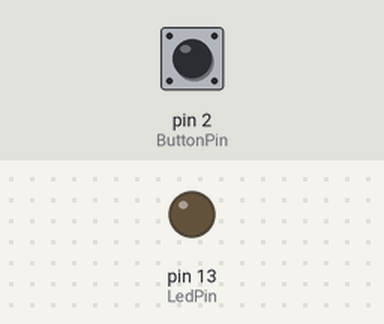
Simulated run of this sketch. Board: Arduino Uno, built with avr-gcc and run on an emulated ATmega328P. Shown: output pins drawn as LEDs (lit = HIGH). The inputs (shaded band) are chosen by the test bench; at power-on: pin 2 (ButtonPin) HIGH.

Above: at 1.2 s.
1.3 s: pin 2 (ButtonPin) pulled LOW for 0.15 s
At 1.37 s:
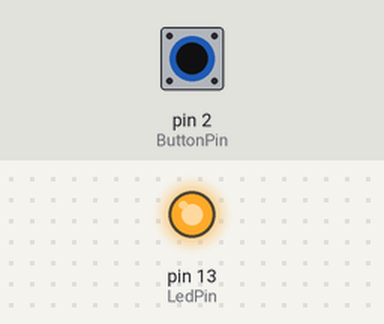
2.9 s: pin 2 (ButtonPin) pulled LOW for 3.2 s
At 7.3 s:
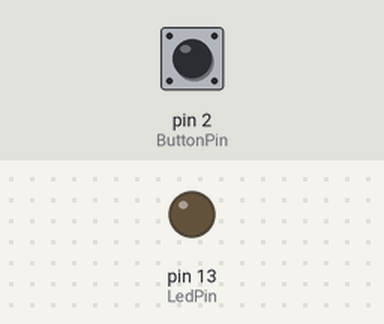
Timing chart, 0 to 8.8 s (numbered marks = the images above; inputs shaded):
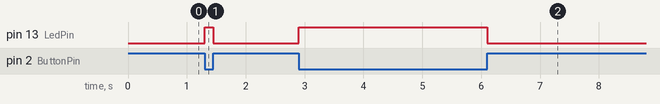

Measured:
- after the input at 1.3 s, pin 13 (LedPin): LOW → HIGH at once, → LOW 0.15 s later
- after the input at 2.9 s, pin 13 (LedPin): LOW → HIGH at once, → LOW 3.2 s later

The sketch:

sketch_may11d.ino
```cpp
#define LedPin 13
#define ButtonPin 2
int flag=1;

void setup() {
  // put your setup code here, to run once:
  pinMode(LedPin,OUTPUT);
  pinMode(ButtonPin,INPUT_PULLUP);
  digitalWrite(LedPin,LOW);
  EIMSK |=_BV(INT0);
  EICRA &=~_BV(ISC01);
  EICRA |=_BV(ISC00);
}

void loop() {
}

void my_ISR(){
  digitalWrite(LedPin,!digitalRead(LedPin));
}

//INTO固定呼叫中斷的程式, 傳入中斷向量
ISR(INT0_vect){
  my_ISR();
}
```
